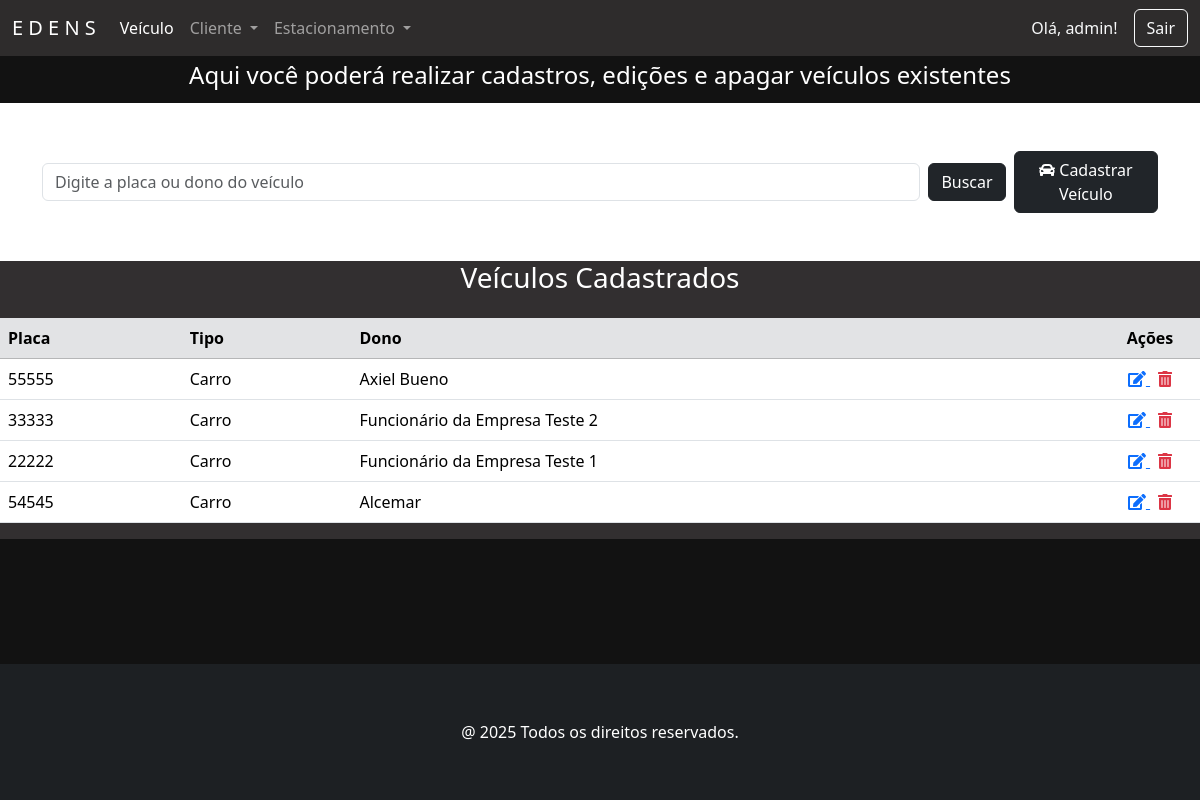
The app's page /veiculos/ (signed in), older data.
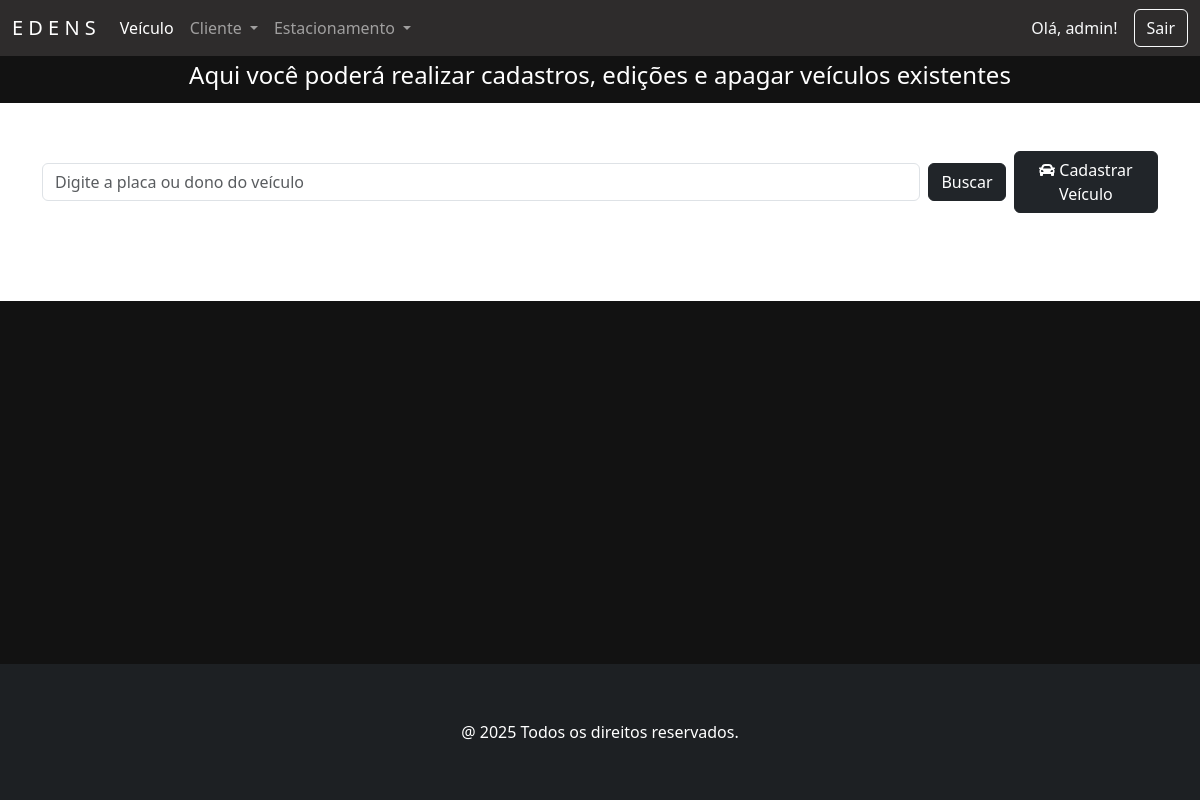
The same page, newer data.
### veiculo/models.py (models this page shows, shortened)
class Veiculo(models.Model):
    placa = models.CharField('Placa', max_length=5, unique=True, help_text='Placa do veículo')
    tipo = models.CharField('Tipo de Veículo', max_length=20, choices=TIPO_VEICULO)
    dono = models.ForeignKey(Cliente, on_delete=models.CASCADE, related_name='veiculos', default=1)
    class Meta:
        verbose_name = 'Veículo'
        verbose_name_plural = 'Veículos'

### pessoa/models.py (models this page shows, shortened)
class Pessoa(models.Model):
    nome = models.CharField('Nome', max_length=50, help_text='Nome completo')
    cpf = models.CharField('CPF', max_length=11, help_text='CPF completo', unique=True)
    fone = models.CharField('Fone', max_length=11, help_text='Número de telefone', unique=True)
    email = models.EmailField('Email', max_length=100, unique=True, null=True, blank=True)
    class Meta:
        abstract = True

class Cliente(Pessoa):
    endereco = models.CharField('Endereço', max_length=100, help_text='Endereço Completo')
    empresa = models.ManyToManyField(Juridico, blank=True, related_name='clientes')
    class Meta:
        verbose_name = 'Cliente'
        verbose_name_plural = 'Clientes'

### veiculo/views.py (the view)
# urls.py: path('veiculos/', VeiculoView.as_view(), name='veiculo'),
class VeiculoView(PermissionRequiredMixin, ListView):
    permission_required = 'veiculo.view_veiculo'
    permission_denied_message = 'Visualizar veículo'
    model = Veiculo
    template_name = 'veiculos.html'
    def get_queryset(self):
        buscar = self.request.GET.get('buscar')
        qs = super(VeiculoView, self).get_queryset()
        if buscar:
            qs = qs.filter(
                Q(placa__icontains=buscar) |
                Q(dono__nome__icontains=buscar)
            )
        if qs.count() > 0:
            paginator = Paginator(qs, 10)
            listagem = paginator.get_page(self.request.GET.get('page'))
            return listagem
        else:
            return messages.info(self.request, 'Não existem veículos cadastrados.')

### veiculo/templates/veiculos.html (shortened to what this page needs)
{% extends 'principal.html' %}
{% load django_bootstrap5 %}
{% load static %}
{% block content %}
<div class="contaier-flex text-center text-white" style="background-color: #121212; padding: 5px">
    <h4>Aqui você poderá realizar cadastros, edições e apagar veículos existentes</h4>
</div>
<section class="section">
    <div class="container mb-5 mt-5">
        <form action="" method="GET" class="d-flex justify-content-start align-items-center gap-2">
            <input class="form-control" type="text" name="buscar" value="{{ request.GET.buscar }}"
                   placeholder="Digite a placa ou dono do veículo" style="max-width: 900px;">
            <button type="submit" class="btn btn-dark">Buscar</button>
            <a href="{% url 'veiculo_adicionar' %}" class="btn btn-dark">
                <i class="fas fa-car"></i> Cadastrar Veículo
            </a>
        </form>
    </div>
</section>
{% if object_list %}
<div class="card-body" style="background-color: #322f30">
    <h3 class="text-center text-white mb-4">Veículos Cadastrados</h3>
    <div class="table-responsive">
        <table class="table table-hover">
            <thead class="table-secondary">
                <tr>
                    <th>Placa</th>
                    <th>Tipo</th>
                    <th>Dono</th>
                    <th style="width: 100px; text-align: center">Ações</th>
                </tr>
            </thead>
            <tbody>
                {% for veiculo in object_list %}
                <tr>
                    <td>{{ veiculo.placa }}</td>
                    <td>{{ veiculo.tipo }}</td>
                    <td>{{ veiculo.dono.nome }}</td>
                    <td class="text-center">
                        <a href="{% url 'veiculo_editar' veiculo.pk %}" class="me-2" title="Editar">
                            <i class="fas fa-edit"></i>
                        </a>
                        <a href="{% url 'veiculo_apagar' veiculo.pk %}" title="Apagar" class="text-danger">
                            <i class="fas fa-trash-alt"></i>
                        </a>
                    </td>
                </tr>
                {% endfor %}
            </tbody>
        </table>
    </div>
</div>
{% else %}
    <p class="text-center mt-4 text-white">Nenhum veículo encontrado.</p>
{% endif %}
{% endblock %}

Row changes from the older to the newer data that the page shows:
removed Veiculo: placa "55555", tipo "Carro", dono.nome "Axiel Bueno"
removed Veiculo: placa "33333", tipo "Carro", dono.nome "Funcionário da Empresa Teste 2"
removed Veiculo: placa "22222", tipo "Carro", dono.nome "Funcionário da Empresa Teste 1"
removed Veiculo: placa "54545", tipo "Carro", dono.nome "Alcemar"
Text that changed along with them:
text no longer shown: "Veículos Cadastrados Placa Tipo Dono Ações"
